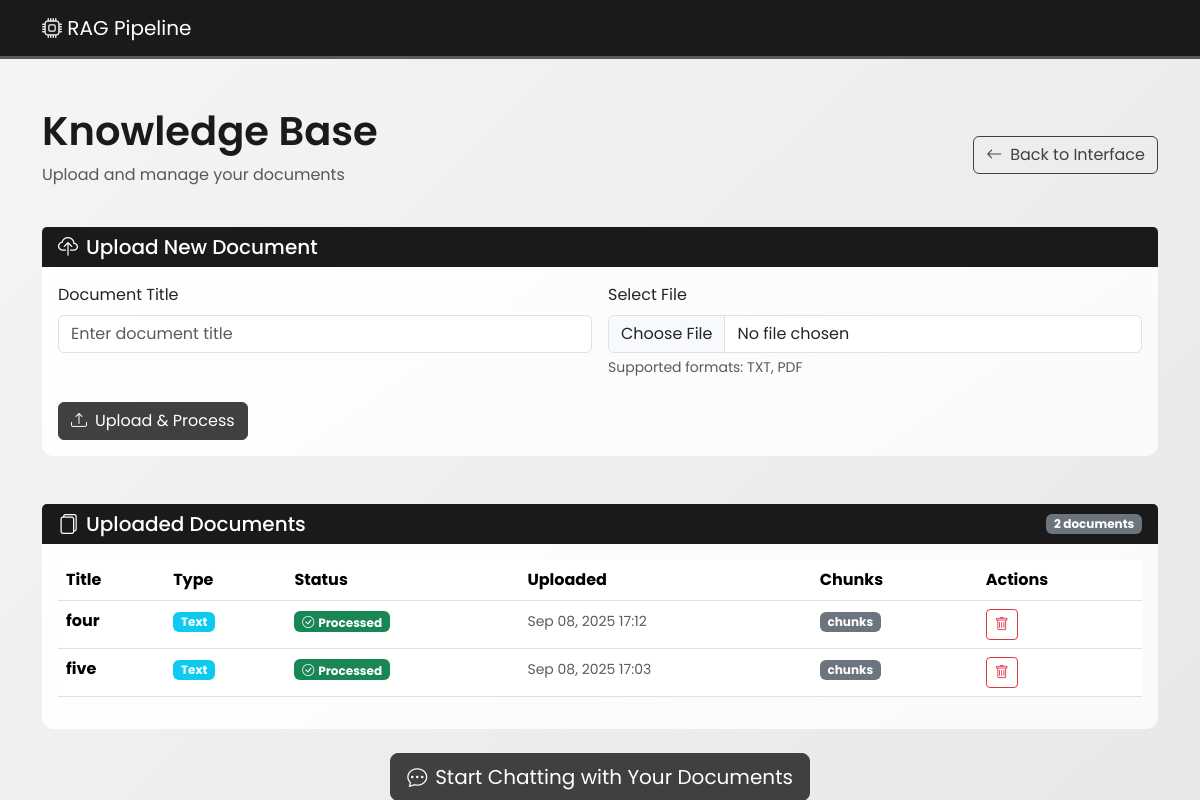
Screenshot of /knowledge-base/ with the database file from the repository.
### ragAPP/models.py (models this page shows, shortened)
class Document(models.Model):
    title = models.CharField(max_length=255)
    file_type = models.CharField(max_length=10, choices=[('txt', 'Text'), ('pdf', 'PDF')])
    content = models.TextField()
    uploaded_at = models.DateTimeField(auto_now_add=True)
    processed = models.BooleanField(default=False)

### ragAPP/views.py (the view, shortened to what this page needs)
# urls.py: path("knowledge-base/", views.knowledge_base, name="knowledge_base"),
def knowledge_base(request: HttpRequest):
    documents = Document.objects.all().order_by('-uploaded_at')
    message = None
    error = None
    context = {
        "documents": documents,
        "message": message,
        "error": error,
    }
    return render(request, "ragAPP/knowledge_base.html", context)

### ragAPP/templates/ragAPP/knowledge_base.html (shortened to what this page needs)
{% extends 'ragAPP/base.html' %}
{% block content %}
<div class="row mb-4">
  <div class="col-12">
    <div class="d-flex justify-content-between align-items-center">
      <div>
        <h1 class="display-6 step-title mb-2">Knowledge Base</h1>
        <p class="text-muted">Upload and manage your documents</p>
      </div>
      <a href="{% url 'document_text_interface' %}" class="btn btn-outline-primary">
        <i class="bi bi-arrow-left me-2"></i>Back to Interface
      </a>
    </div>
  </div>
</div>
<div class="row mb-5">
  <div class="col-12">
    <div class="card step-card">
      <div class="card-header">
        <h5 class="mb-0"><i class="bi bi-cloud-upload me-2"></i>Upload New Document</h5>
      </div>
      <div class="card-body">
        <form method="post" enctype="multipart/form-data">
          <div class="row g-3">
            <div class="col-md-6">
              <label for="title" class="form-label">Document Title</label>
              <input type="text" class="form-control" id="title" name="title" placeholder="Enter document title" required>
            </div>
            <div class="col-md-6">
              <label for="file" class="form-label">Select File</label>
              <input type="file" class="form-control" id="file" name="file" accept=".txt,.pdf" required>
              <div class="form-text">Supported formats: TXT, PDF</div>
            </div>
          </div>
          <div class="mt-4">
            <button type="submit" class="btn btn-primary">
              <i class="bi bi-upload me-2"></i>Upload & Process
            </button>
          </div>
        </form>
      </div>
    </div>
  </div>
</div>
<div class="row">
  <div class="col-12">
    <div class="card step-card">
      <div class="card-header d-flex justify-content-between align-items-center">
        <h5 class="mb-0"><i class="bi bi-files me-2"></i>Uploaded Documents</h5>
        <span class="badge bg-secondary">{{ documents.count }} document{{ documents.count|pluralize }}</span>
      </div>
      <div class="card-body">
        {% if documents %}
          <div class="table-responsive">
            <table class="table table-hover">
              <thead>
                <tr>
                  <th>Title</th>
                  <th>Type</th>
                  <th>Status</th>
                  <th>Uploaded</th>
                  <th>Chunks</th>
                  <th>Actions</th>
                </tr>
              </thead>
              <tbody>
                {% for document in documents %}
                <tr>
                  <td>
                    <strong>{{ document.title }}</strong>
                  </td>
                  <td>
                    <span class="badge bg-info">{{ document.get_file_type_display }}</span>
                  </td>
                  <td>
                    {% if document.processed %}
                      <span class="badge bg-success">
                        <i class="bi bi-check-circle me-1"></i>Processed
                      </span>
                    {% else %}
                      <span class="badge bg-warning">
                        <i class="bi bi-clock me-1"></i>Processing
                      </span>
                    {% endif %}
                  </td>
                  <td>
                    <small class="text-muted">{{ document.uploaded_at|date:"M d, Y H:i" }}</small>
                  </td>
                  <td>
                    <span class="badge bg-secondary">{{ document.chunks.count }} chunks</span>
                  </td>
                  <td>
                    <form method="post" class="d-inline" onsubmit="return confirm('Are you sure you want to delete this document?');">
                      <button type="submit" class="btn btn-sm btn-outline-danger">
                        <i class="bi bi-trash"></i>
                      </button>
                    </form>
                  </td>
                </tr>
                {% endfor %}
              </tbody>
            </table>
          </div>
        {% else %}
          <div class="text-center py-5">
            <i class="bi bi-inbox" style="font-size: 3rem; color: var(--color-light);"></i>
            <h5 class="mt-3 text-muted">No documents uploaded yet</h5>
            <p class="text-muted">Upload your first document to get started with the knowledge base.</p>
          </div>
        {% endif %}
      </div>
    </div>
  </div>
</div>
{% if documents %}
<div class="row mt-4">
  <div class="col-12 text-center">
    <a href="{% url 'chat_interface' %}" class="btn btn-primary btn-lg">
      <i class="bi bi-chat-dots me-2"></i>Start Chatting with Your Documents
    </a>
  </div>
</div>
{% endif %}
{% endblock %}

### ragAPP/templates/ragAPP/base.html (style rules this page uses)
:root { --color-lightest: #f5f5f5; --color-light: #b8b8b8; --color-medium: #5a5a5a; --color-dark: #404040; --color-darkest: #1a1a1a; }
body { background: linear-gradient(135deg, var(--color-lightest) 0%, #e8e8e8 100%); font-family: 'Poppins', sans-serif; }
.step-card { background: linear-gradient(145deg, white, #fafafa); border-radius: 12px; border: none; }
.step-title { color: var(--color-darkest); font-weight: 600; }
.btn-primary { background: var(--color-dark); border-color: var(--color-dark); }
.btn-outline-primary { color: var(--color-dark); border-color: var(--color-dark); }
.card-header { background: var(--color-darkest) !important; color: white; border-bottom: none; }

### rows the page displays
Document: title "four", file_type "Text", processed True (drawn), uploaded_at "Sep 08, 2025 17:12"
Document: title "five", file_type "Text", processed True (drawn), uploaded_at "Sep 08, 2025 17:03"

### other values shown
{{ documents.count }} "2"
